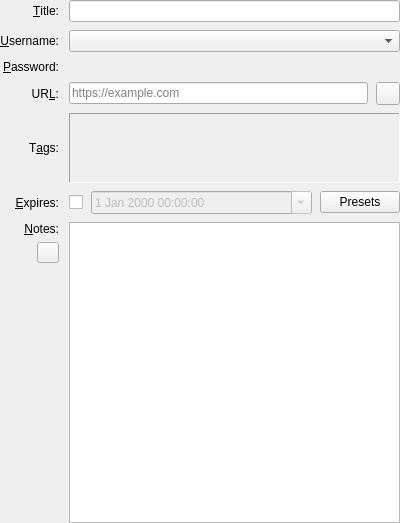
<?xml version="1.0" encoding="UTF-8"?>
<ui version="4.0">
 <class>EditEntryWidgetMain</class>
 <widget class="QScrollArea" name="EditEntryWidgetMain">
  <property name="geometry">
   <rect>
    <x>0</x>
    <y>0</y>
    <width>400</width>
    <height>523</height>
   </rect>
  </property>
  <property name="windowTitle">
   <string>Edit Entry</string>
  </property>
  <property name="frameShape">
   <enum>QFrame::NoFrame</enum>
  </property>
  <property name="frameShadow">
   <enum>QFrame::Plain</enum>
  </property>
  <property name="horizontalScrollBarPolicy">
   <enum>Qt::ScrollBarAlwaysOff</enum>
  </property>
  <property name="sizeAdjustPolicy">
   <enum>QAbstractScrollArea::AdjustToContents</enum>
  </property>
  <property name="widgetResizable">
   <bool>true</bool>
  </property>
  <widget class="QWidget" name="container">
   <property name="geometry">
    <rect>
     <x>0</x>
     <y>0</y>
     <width>400</width>
     <height>523</height>
    </rect>
   </property>
   <layout class="QGridLayout" name="gridLayout" columnstretch="0,1">
    <property name="leftMargin">
     <number>0</number>
    </property>
    <property name="topMargin">
     <number>0</number>
    </property>
    <property name="rightMargin">
     <number>0</number>
    </property>
    <property name="bottomMargin">
     <number>0</number>
    </property>
    <property name="horizontalSpacing">
     <number>10</number>
    </property>
    <property name="verticalSpacing">
     <number>8</number>
    </property>
    <item row="0" column="1">
     <widget class="QLineEdit" name="titleEdit">
      <property name="accessibleName">
       <string>Title field</string>
      </property>
     </widget>
    </item>
    <item row="1" column="0">
     <widget class="QLabel" name="usernameLabel">
      <property name="text">
       <string>&amp;Username:</string>
      </property>
      <property name="alignment">
       <set>Qt::AlignRight|Qt::AlignTrailing|Qt::AlignVCenter</set>
      </property>
      <property name="buddy">
       <cstring>usernameComboBox</cstring>
      </property>
     </widget>
    </item>
    <item row="2" column="1">
     <widget class="PasswordWidget" name="passwordEdit" native="true">
      <property name="focusPolicy">
       <enum>Qt::StrongFocus</enum>
      </property>
      <property name="accessibleName">
       <string>Password field</string>
      </property>
     </widget>
    </item>
    <item row="8" column="1">
     <layout class="QVBoxLayout" name="verticalLayout_2">
      <item>
       <widget class="QPlainTextEdit" name="notesEdit">
        <property name="sizePolicy">
         <sizepolicy hsizetype="Expanding" vsizetype="Expanding">
          <horstretch>0</horstretch>
          <verstretch>1</verstretch>
         </sizepolicy>
        </property>
        <property name="minimumSize">
         <size>
          <width>0</width>
          <height>100</height>
         </size>
        </property>
        <property name="accessibleName">
         <string>Notes field</string>
        </property>
       </widget>
      </item>
     </layout>
    </item>
    <item row="0" column="0">
     <widget class="QLabel" name="titleLabel">
      <property name="text">
       <string>&amp;Title:</string>
      </property>
      <property name="alignment">
       <set>Qt::AlignRight|Qt::AlignTrailing|Qt::AlignVCenter</set>
      </property>
      <property name="buddy">
       <cstring>titleEdit</cstring>
      </property>
     </widget>
    </item>
    <item row="2" column="0">
     <widget class="QLabel" name="passwordLabel">
      <property name="text">
       <string>&amp;Password:</string>
      </property>
      <property name="alignment">
       <set>Qt::AlignRight|Qt::AlignTrailing|Qt::AlignVCenter</set>
      </property>
      <property name="buddy">
       <cstring>passwordEdit</cstring>
      </property>
     </widget>
    </item>
    <item row="1" column="1">
     <widget class="QComboBox" name="usernameComboBox">
      <property name="accessibleName">
       <string>Username field</string>
      </property>
     </widget>
    </item>
    <item row="5" column="1">
     <widget class="TagsEdit" name="tagsList">
      <property name="maximumSize">
       <size>
        <width>16777215</width>
        <height>70</height>
       </size>
      </property>
      <property name="focusPolicy">
       <enum>Qt::StrongFocus</enum>
      </property>
      <property name="accessibleName">
       <string>Tags list</string>
      </property>
      <property name="frameShape">
       <enum>QFrame::Panel</enum>
      </property>
      <property name="sizeAdjustPolicy">
       <enum>QAbstractScrollArea::AdjustToContents</enum>
      </property>
     </widget>
    </item>
    <item row="7" column="1">
     <layout class="QHBoxLayout" name="horizontalLayout_2" stretch="0,1,0">
      <property name="spacing">
       <number>8</number>
      </property>
      <item>
       <widget class="QCheckBox" name="expireCheck">
        <property name="toolTip">
         <string>Toggle expiration</string>
        </property>
        <property name="accessibleName">
         <string>Toggle expiration</string>
        </property>
        <property name="text">
         <string/>
        </property>
       </widget>
      </item>
      <item>
       <widget class="QDateTimeEdit" name="expireDatePicker">
        <property name="enabled">
         <bool>false</bool>
        </property>
        <property name="accessibleName">
         <string>Expiration field</string>
        </property>
        <property name="calendarPopup">
         <bool>true</bool>
        </property>
       </widget>
      </item>
      <item>
       <widget class="QPushButton" name="expirePresets">
        <property name="sizePolicy">
         <sizepolicy hsizetype="Fixed" vsizetype="Fixed">
          <horstretch>0</horstretch>
          <verstretch>0</verstretch>
         </sizepolicy>
        </property>
        <property name="toolTip">
         <string>Expiration Presets</string>
        </property>
        <property name="accessibleName">
         <string>Expiration presets</string>
        </property>
        <property name="text">
         <string>Presets</string>
        </property>
       </widget>
      </item>
     </layout>
    </item>
    <item row="3" column="0">
     <widget class="QLabel" name="urlLabel">
      <property name="text">
       <string>UR&amp;L:</string>
      </property>
      <property name="alignment">
       <set>Qt::AlignRight|Qt::AlignTrailing|Qt::AlignVCenter</set>
      </property>
      <property name="buddy">
       <cstring>urlEdit</cstring>
      </property>
     </widget>
    </item>
    <item row="3" column="1">
     <layout class="QHBoxLayout" name="horizontalLayout_6">
      <property name="spacing">
       <number>8</number>
      </property>
      <item>
       <widget class="URLEdit" name="urlEdit">
        <property name="accessibleName">
         <string>Url field</string>
        </property>
        <property name="placeholderText">
         <string notr="true">https://example.com</string>
        </property>
       </widget>
      </item>
      <item>
       <widget class="QToolButton" name="fetchFaviconButton">
        <property name="toolTip">
         <string>Download favicon for URL</string>
        </property>
        <property name="accessibleName">
         <string>Download favicon for URL</string>
        </property>
       </widget>
      </item>
     </layout>
    </item>
    <item row="8" column="0">
     <layout class="QVBoxLayout" name="verticalLayout">
      <item>
       <widget class="QLabel" name="notesLabel">
        <property name="text">
         <string>&amp;Notes:</string>
        </property>
        <property name="alignment">
         <set>Qt::AlignRight|Qt::AlignTrailing|Qt::AlignVCenter</set>
        </property>
        <property name="buddy">
         <cstring>notesEdit</cstring>
        </property>
       </widget>
      </item>
      <item>
       <layout class="QHBoxLayout" name="horizontalLayout_3">
        <property name="topMargin">
         <number>6</number>
        </property>
        <item>
         <spacer name="horizontalSpacer">
          <property name="orientation">
           <enum>Qt::Horizontal</enum>
          </property>
          <property name="sizeHint" stdset="0">
           <size>
            <width>5</width>
            <height>20</height>
           </size>
          </property>
         </spacer>
        </item>
        <item>
         <widget class="QToolButton" name="revealNotesButton">
          <property name="toolTip">
           <string>Toggle notes visibility</string>
          </property>
          <property name="accessibleName">
           <string>Toggle notes visibility</string>
          </property>
          <property name="iconSize">
           <size>
            <width>14</width>
            <height>14</height>
           </size>
          </property>
          <property name="checkable">
           <bool>true</bool>
          </property>
         </widget>
        </item>
       </layout>
      </item>
      <item>
       <spacer name="verticalSpacer">
        <property name="orientation">
         <enum>Qt::Vertical</enum>
        </property>
        <property name="sizeHint" stdset="0">
         <size>
          <width>20</width>
          <height>40</height>
         </size>
        </property>
       </spacer>
      </item>
     </layout>
    </item>
    <item row="5" column="0">
     <widget class="QLabel" name="tagsLabel">
      <property name="text">
       <string>T&amp;ags:</string>
      </property>
      <property name="alignment">
       <set>Qt::AlignRight|Qt::AlignTrailing|Qt::AlignVCenter</set>
      </property>
      <property name="buddy">
       <cstring>tagsList</cstring>
      </property>
     </widget>
    </item>
    <item row="7" column="0">
     <widget class="QLabel" name="expireLabel">
      <property name="text">
       <string>&amp;Expires:</string>
      </property>
      <property name="alignment">
       <set>Qt::AlignRight|Qt::AlignTrailing|Qt::AlignVCenter</set>
      </property>
      <property name="buddy">
       <cstring>expireCheck</cstring>
      </property>
     </widget>
    </item>
   </layout>
  </widget>
 </widget>
 <customwidgets>
  <customwidget>
   <class>TagsEdit</class>
   <extends>QScrollArea</extends>
   <header>gui/tag/TagsEdit.h</header>
   <container>1</container>
  </customwidget>
  <customwidget>
   <class>URLEdit</class>
   <extends>QLineEdit</extends>
   <header>gui/URLEdit.h</header>
   <container>1</container>
  </customwidget>
  <customwidget>
   <class>PasswordWidget</class>
   <extends>QWidget</extends>
   <header>gui/PasswordWidget.h</header>
   <container>1</container>
  </customwidget>
 </customwidgets>
 <tabstops>
  <tabstop>titleEdit</tabstop>
  <tabstop>usernameComboBox</tabstop>
  <tabstop>passwordEdit</tabstop>
  <tabstop>urlEdit</tabstop>
  <tabstop>fetchFaviconButton</tabstop>
  <tabstop>tagsList</tabstop>
  <tabstop>expireCheck</tabstop>
  <tabstop>expireDatePicker</tabstop>
  <tabstop>expirePresets</tabstop>
  <tabstop>revealNotesButton</tabstop>
  <tabstop>notesEdit</tabstop>
 </tabstops>
 <resources/>
 <connections/>
</ui>
